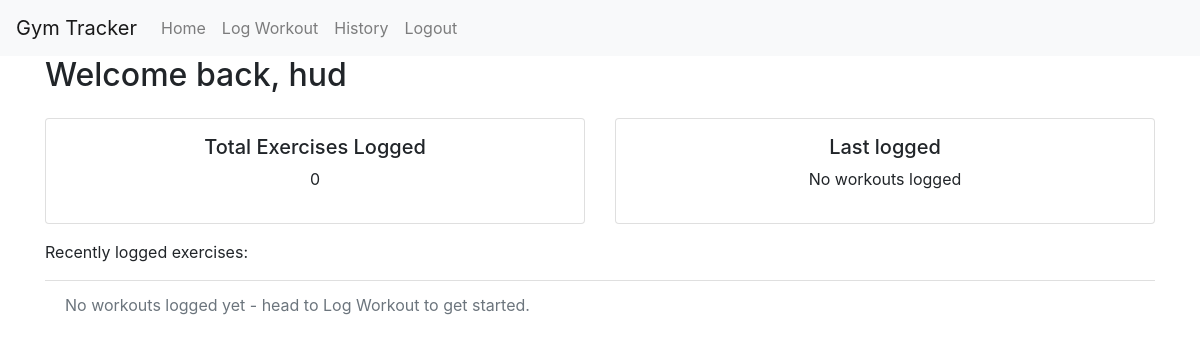
/ (signed in), run on an earlier commit of the app's database.
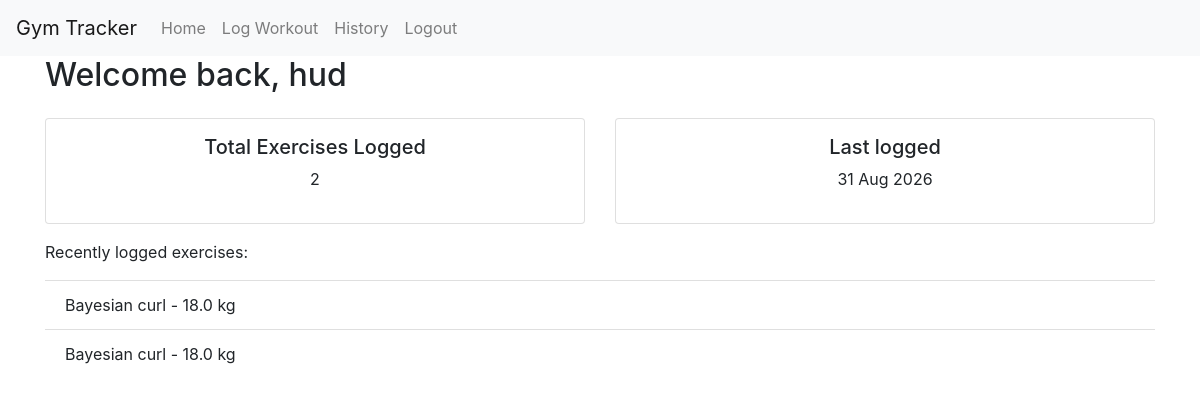
And on a later commit of the database.
### app/models.py (models this page shows, shortened)
class Workout(db.Model):
      id = db.Column(db.Integer, primary_key=True)
      user_id = db.Column(db.Integer, db.ForeignKey("users.id"))
      exercise_name = db.Column(db.String(100))
      weight = db.Column(db.Float)
      sets = db.Column(db.Integer)
      reps = db.Column(db.Integer)
      date = db.Column(db.Date)

### app/__init__.py (the view)
    @app.route("/")
    def homepage():
        if current_user.is_authenticated:
            recent_workouts = Workout.query.filter_by(user_id=current_user.id).order_by(Workout.date.desc()).limit(5).all()
            total_workouts = Workout.query.filter_by(user_id=current_user.id).count()
            if total_workouts > 0:
                last_logged_date = recent_workouts[0].date.strftime("%d %b %Y")
            else:
                last_logged_date = "No workouts logged"
            return render_template("home.html", workouts=recent_workouts, total = total_workouts, last_logged=last_logged_date)
        return render_template("home.html")

### app/templates/home.html (shortened to what this page needs)
{% extends "base.html" %}
{% block content %}
{% if current_user.is_authenticated %}
<h2>Welcome back, {{current_user.username}} </h2>
<div class="row">
    <div class="col-md-6 mt-3">
        <div class="card text-center p-3">
            <h5>Total Exercises Logged</h5>
            <p class="fs-3">{{ total }} </p>
        </div>
    </div>
    <div class="col-md-6 mt-3">
        <div class="card text-center p-3">
            <h5>Last logged</h5>
            <p class="fs-3">{{ last_logged }}</p>
        </div>
    </div>
</div>
<div class="mt-3">
    <p>Recently logged exercises: </p>
    <ul class="list-group list-group-flush">
    {% for exercise in workouts %}
        <li class="list-group-item"> {{ exercise.exercise_name.capitalize() }} - {{ exercise.weight }} kg </li>
    {% else %}
        <li class="list-group-item text-muted">No workouts logged yet - head to Log Workout to get started.</li>
    {% endfor %}
    </ul>
</div>
{% endif %}
{% endblock %}

What changed in the data, as far as the page shows it:
added Workout: date "31 Aug 2026", exercise_name "Bayesian curl", weight "18.0"
added Workout: exercise_name "Bayesian curl", weight "18.0"
Also different on the page:
{{ total }}: "0" → "2"
{{ last_logged }}: "No workouts logged" → (not shown)
text no longer shown: "No workouts logged yet - head to Log Workout to get started."
